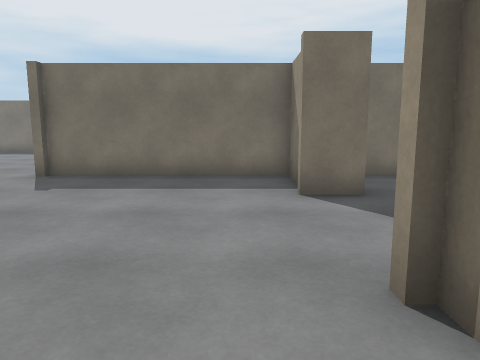
[1] (above)

24 first-person views from a walk through a 3-D level made in the Unity game engine. The camera is 1.2 m above the floor, tilts 8° down and sees 70° across. The floor is counted in squares, 1 m on a side. Each view is taken from the middle of a square. On the plan, view 1 faces up. The plan holds only what a view shows up to about 14 squares ahead; the rest is blank. The place goes on beyond the plan. The player character is not drawn.

[2]
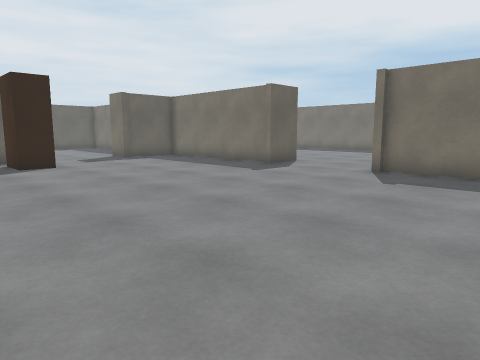

[3]
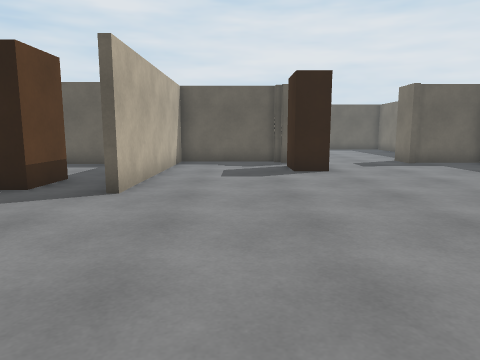

[4]
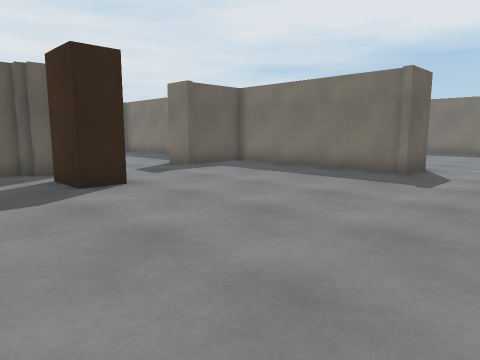

[5]
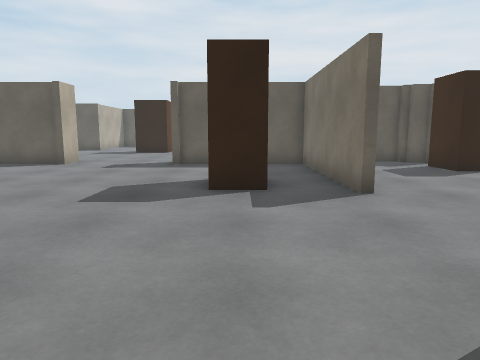

[6]
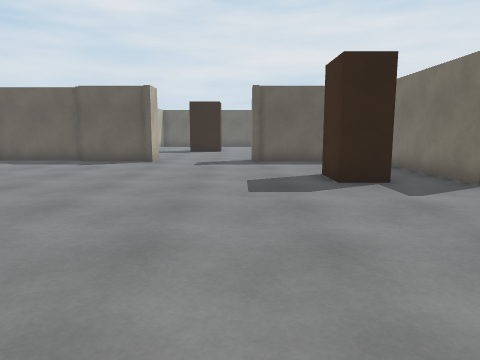

[7]
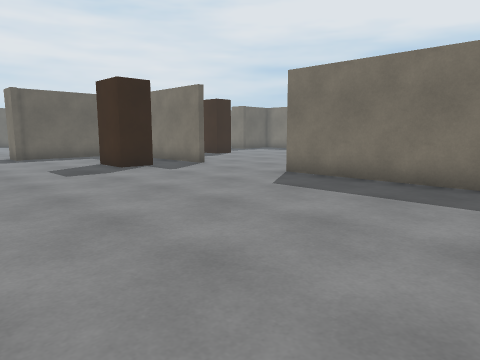

[8]
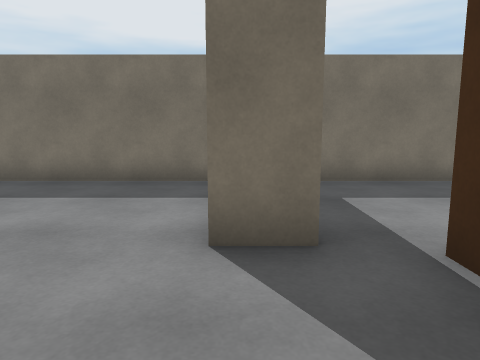

[9]
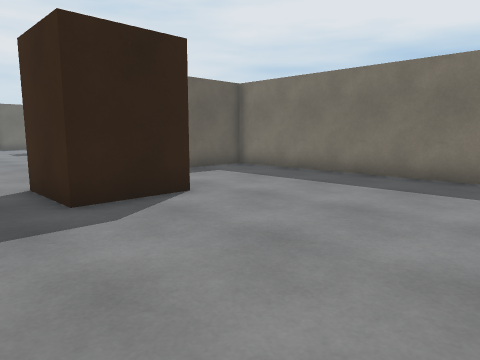

[10]
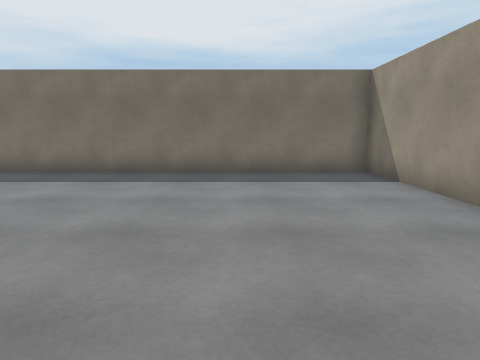

[11]
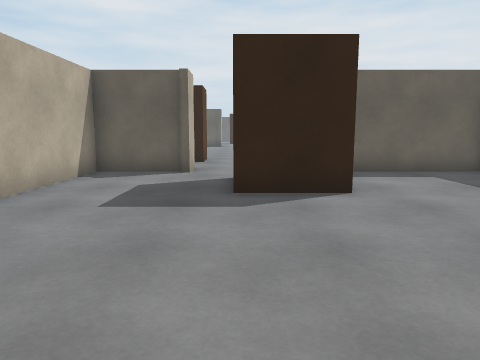

[12]
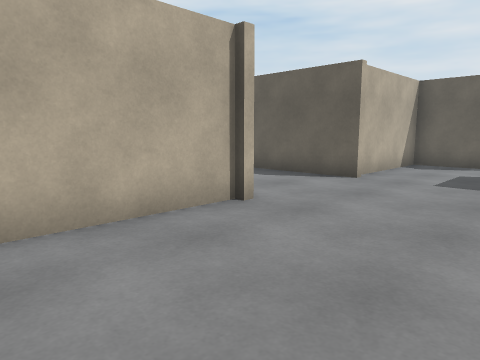

[13]
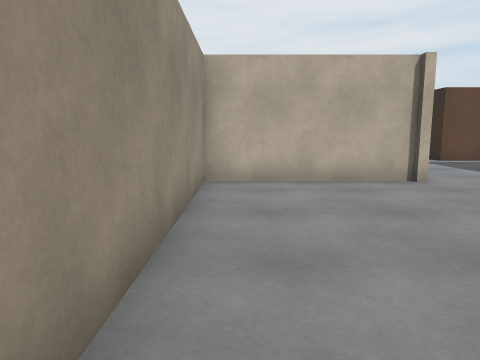

[14]
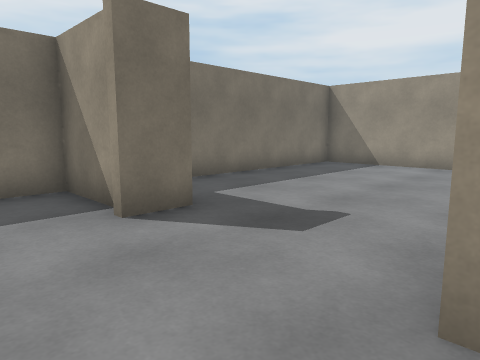

[15]
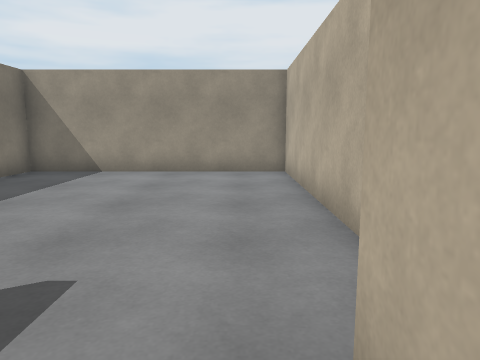

[16]
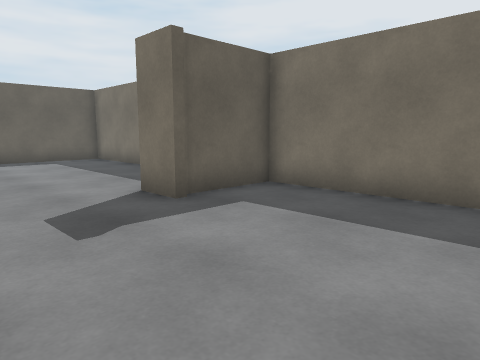

[17]
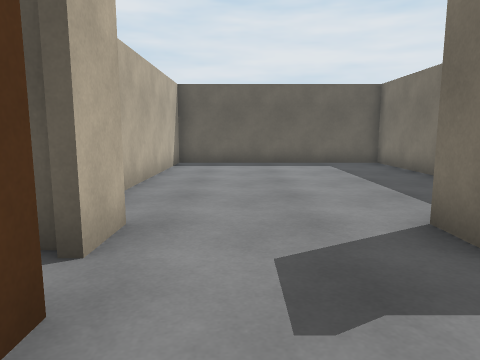

[18]
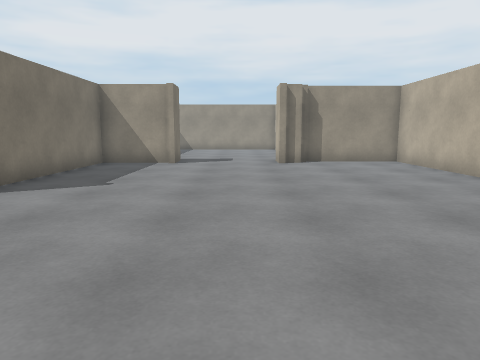

[19]
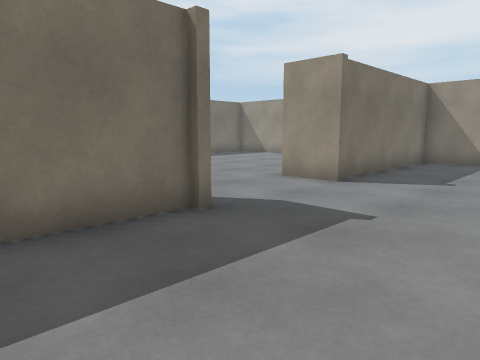

[20]
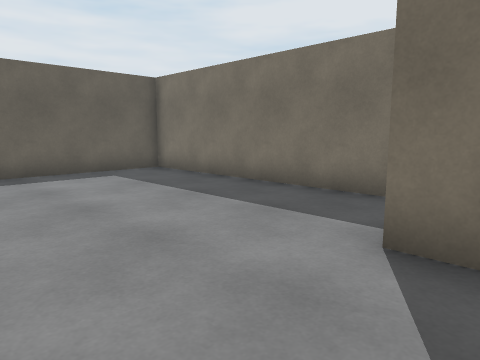

[21]
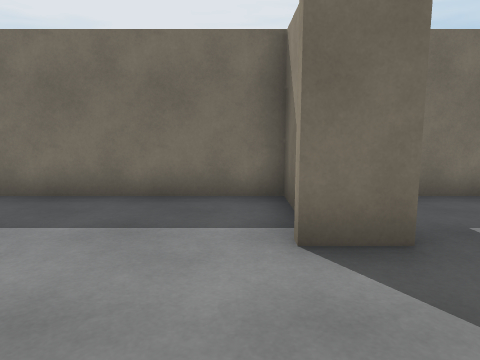

[22]
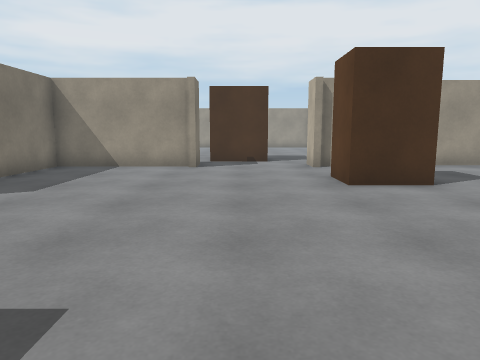

[23]
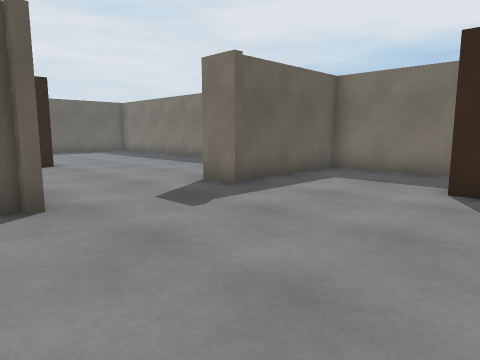

[24]
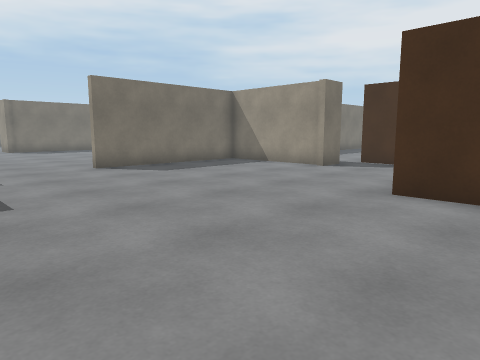

### Floor plan
Points are (right, up) in squares from view 1. A wall is a line through its corners. A room is listed if a view was taken in it or the views show most of it. See-through windows are left out.
Room 1 (views 1, 2, 3, 14, 15, 16, 17, 18, 19, 20, 21)
walls: (-9.6, 10.9) (-9.6, 9.4) (-16.4, 9.4) (-16.4, 6.9); (-3, -2.4) (1.9, -2.4) (1.9, 1.4); (1.1, 2.5) (2.5, 2.5); (1.4, 6.8) (1.4, 9.4) (-5.5, 9.4) (-5.5, 10.9); (1.4, 1.5) (1.4, 2.2); (-16.1, 6.5) (-17.5, 6.5); (2.5, 6.5) (1.1, 6.5); (-16.9, 1.4) (-16.9, -2.4) (-9.6, -2.4); (-17.2, 8.1) (-17.2, 9.4) (-26.4, 9.4) (-26.4, 1.6) (-19.9, 1.6); (-17.5, 2.5) (-16.4, 2.5) (-16.4, 1.4); (4.8, 1.6) (11.4, 1.6) (11.4, 9.4) (3.4, 9.4)
ways out: opening at (-7.5, -1.2) to room 2; gap at (-16, 2)
objects: other object (-15, 2) to (-14, 3)
Room 2 (views 4, 5, 6, 7, 8, 9, 10, 11, 12, 13, 22, 23, 24)
walls: (0.9, -7.2) (0.9, -2.6) (-5.4, -2.6); (1.9, -7.5) (0.6, -7.5); (0.6, -11.5) (1.9, -11.5); (1.6, -11.8) (1.6, -14.4) (5.9, -14.4); (-3.3, -13.5) (-3.3, -11.5) (-1.8, -11.5); (-9.5, -2.6) (-15.9, -2.6) (-15.9, -7.2); (-11.8, -4.4) (-10.1, -4.4) (-10.1, -5.6) (-11.8, -5.6); (10.6, -14.4) (15.9, -14.4) (15.9, -2.6) (1.6, -2.6) (1.6, -6.6); (-15.6, -7.5) (-16.9, -7.5); (-15.9, -11.6) (-15.9, -14.4); (-16.9, -11.5) (-15.6, -11.5)
ways out: opening at (-7.5, -1.2) to room 1; opening at (-16.8, -9); opening at (-2.5, -14); opening at (-0.5, -12.5)
objects: other object (3, -10) to (5, -8)

Where each view was taken, in squares from view 1:
view 1: 0 up, 0 right, facing up
view 2: 1 down, 1 left, facing up-left
view 3: 0 up, 3 left, facing left
view 4: 1 down, 6 left, facing up-left
view 5: 5 down, 3 left, facing left
view 6: 8 down, 2 left, facing left
view 7: 11 down, 1 right, facing up-left
view 8: 11 down, 1 right, facing up
view 9: 12 down, 11 right, facing up-left
view 10: 13 down, 12 right, facing up
view 11: 10 down, 12 right, facing left
view 12: 10 down, 15 right, facing down-left
view 13: 6 down, 15 right, facing down
view 14: 2 up, 1 left, facing up-right
view 15: 3 up, 1 right, facing right
view 16: 3 up, 11 left, facing up-left
view 17: 4 up, 13 left, facing left
view 18: 4 up, 12 left, facing right
view 19: 5 up, 13 left, facing up-right
view 20: 3 up, 16 left, facing up-left
view 21: 3 up, 18 left, facing up
view 22: 9 down, 11 left, facing right
view 23: 13 down, 10 left, facing up-left
view 24: 14 down, 10 left, facing up-right
